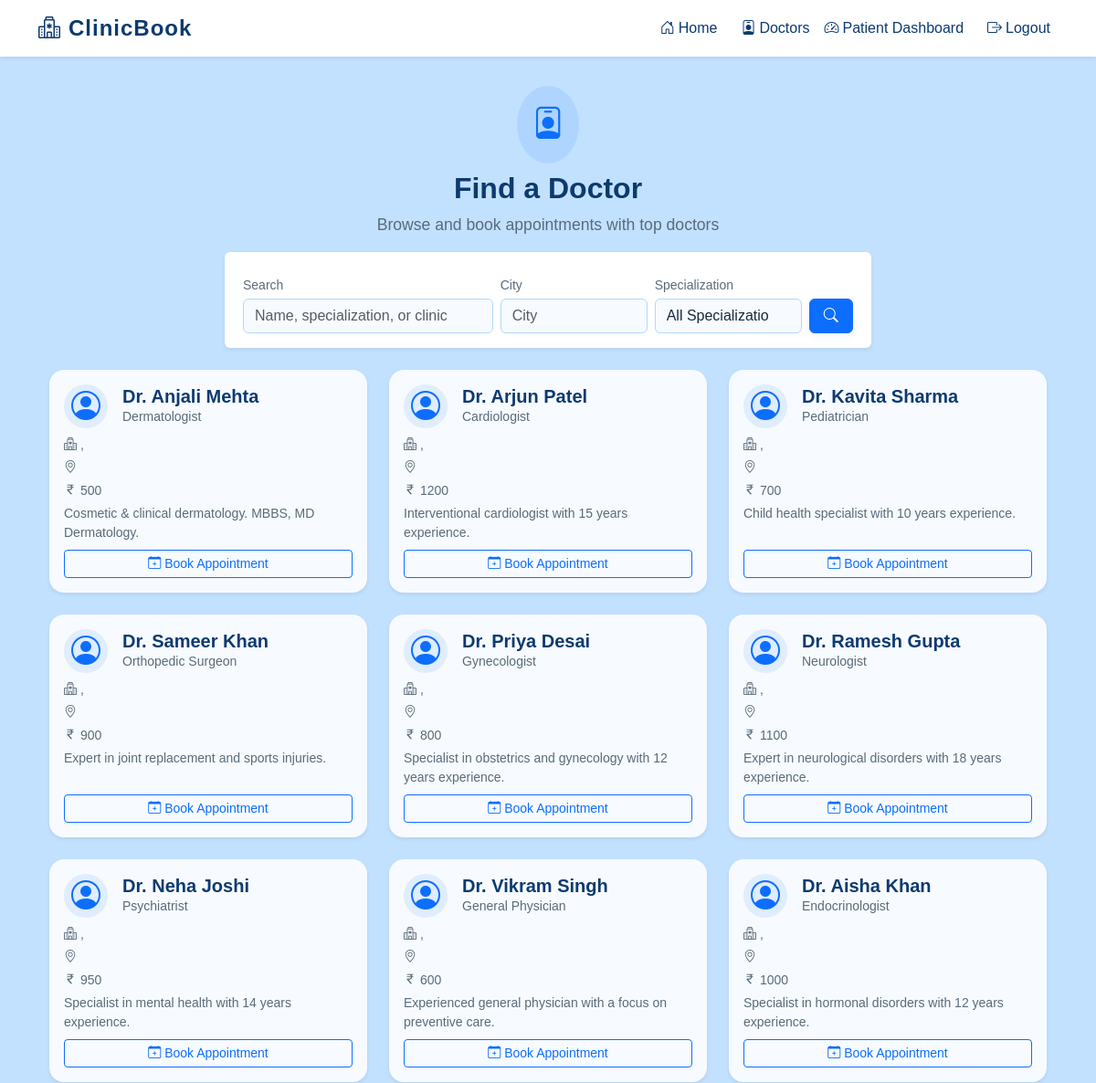
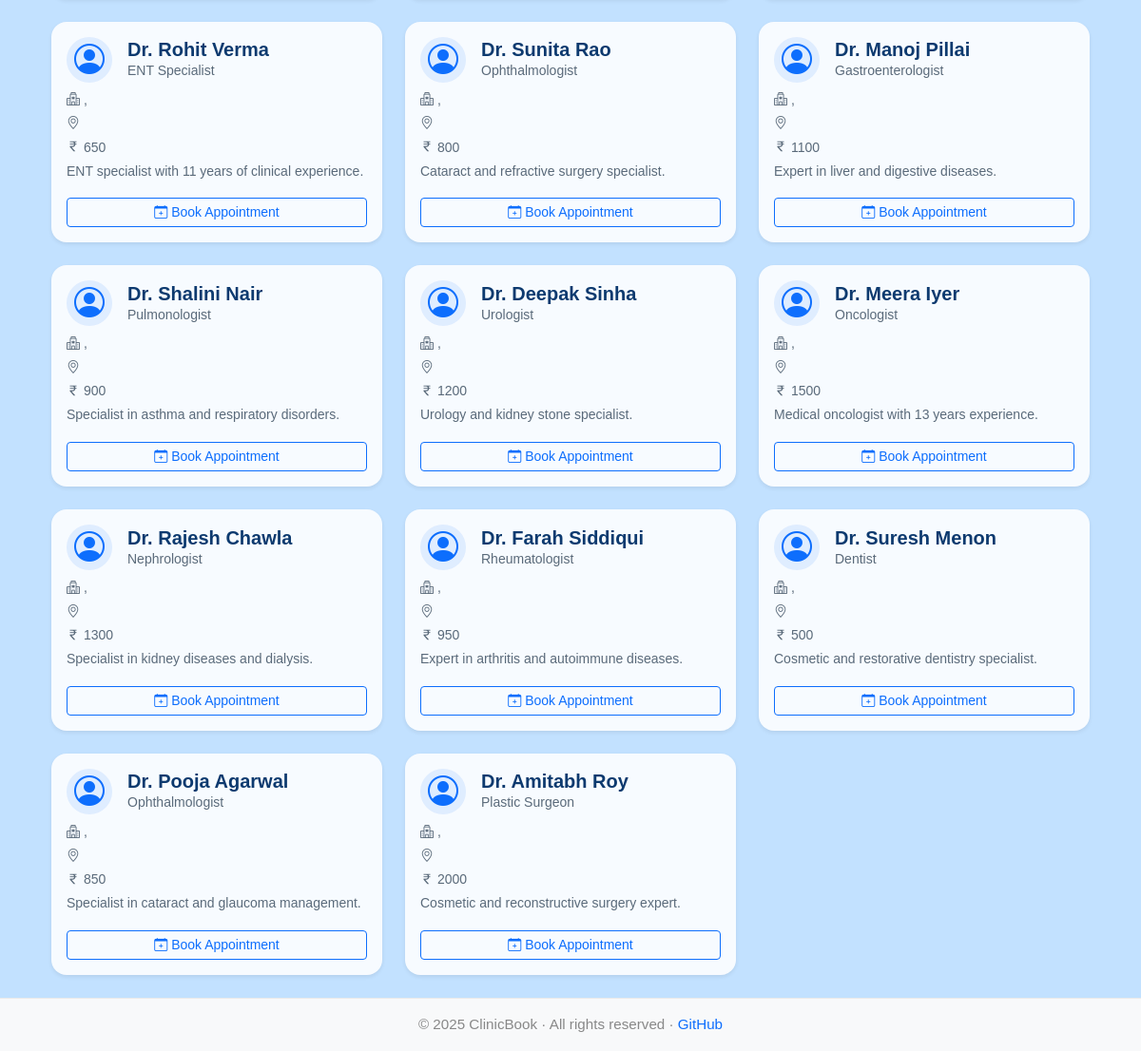
/all_doctors (signed in), run on the app's committed database (2 pictures, top to bottom).
### tables this page shows
CREATE TABLE doctors (
        id INTEGER PRIMARY KEY AUTOINCREMENT,
        clinic_id INTEGER,
        name TEXT NOT NULL,
        specialization TEXT,
        fees INTEGER,
        email TEXT UNIQUE NOT NULL,
        phone TEXT,
        about TEXT,
        FOREIGN KEY (clinic_id) REFERENCES clinics(id) ON DELETE SET NULL
    );

### app.py (the view)
    @app.route("/all_doctors")
    def all_doctors():
        db = get_db()
        doctors = db.execute("SELECT * FROM doctors").fetchall()
        return render_template("doctors.html", doctors=doctors)

### templates/doctors.html (shortened to what this page needs)
{% extends 'base.html' %}
{% block content %}
<div class="container my-4">
  <div class="text-center mb-4">
    <span class="d-inline-block rounded-circle bg-primary bg-opacity-10 p-3">
      <i class="bi bi-person-badge" style="font-size:2.2rem; color:#0d6efd;"></i>
    </span>
    <h2 class="fw-bold mt-2" style="color:#0d3a6f;">Find a Doctor</h2>
    <div class="text-muted mb-2" style="font-size:1.1rem;">Browse and book appointments with top doctors</div>
  </div>
  <div class="mx-auto" style="max-width: 700px;">
    <form class="row g-2 align-items-end bg-white rounded shadow-sm p-3 mb-4" method="get" action="{{ url_for('doctors') }}">
      <div class="col-12 col-md-5">
        <label class="form-label mb-1 small text-muted">Search</label>
        <input type="text" class="form-control" name="q"
               placeholder="Name, specialization, or clinic"
               value="{{ q }}">
      </div>
      <div class="col-6 col-md-3">
        <label class="form-label mb-1 small text-muted">City</label>
        <input type="text" class="form-control" name="city"
               placeholder="City" value="{{ city }}">
      </div>
      <div class="col-6 col-md-3">
        <label class="form-label mb-1 small text-muted">Specialization</label>
        <select class="form-select" name="specialization">
          <option value="">All Specializations</option>
        </select>
      </div>
      <div class="col-12 col-md-1 d-grid">
        <button type="submit" class="btn btn-primary">
          <i class="bi bi-search"></i>
        </button>
      </div>
    </form>
  </div>
  <div class="row row-cols-1 row-cols-md-2 row-cols-lg-3 g-4">
    {% for doctor in doctors %}
    <div class="col">
      <div class="card h-100 border-0 shadow-sm doctor-card">
        <div class="card-body d-flex flex-column">
          <div class="d-flex align-items-center mb-2">
            <span class="rounded-circle bg-primary bg-opacity-10 d-flex align-items-center justify-content-center" style="width:48px; height:48px;">
              <i class="bi bi-person-circle" style="font-size:2rem; color:#0d6efd;"></i>
            </span>
            <div class="ms-3">
              <h5 class="card-title mb-0 fw-semibold" style="color:#0d3a6f;">{{ doctor.name }}</h5>
              <div class="text-muted small">{{ doctor.specialization }}</div>
            </div>
          </div>
          <div class="mb-1 small text-muted">
            <i class="bi bi-hospital"></i> {{ doctor.clinic_name }}, {{ doctor.clinic_city }}
          </div>
          <div class="mb-1 small text-muted">
            <i class="bi bi-geo-alt"></i> {{ doctor.address }}
          </div>
          <div class="mb-1 small text-muted">
            <i class="bi bi-currency-rupee"></i> {{ doctor.fees }}
          </div>
          {% if doctor.about %}
          <div class="mb-2 small text-secondary" style="min-height:2.2em;">{{ doctor.about }}</div>
          {% else %}
          <div class="mb-2 small text-secondary" style="min-height:2.2em;">&nbsp;</div>
          {% endif %}
          <div class="mt-auto">
            <a href="{{ url_for('doctor_detail', doc_id=doctor.id) }}"
               class="btn btn-outline-primary btn-sm w-100">
               <i class="bi bi-calendar-plus"></i> Book Appointment
            </a>
          </div>
        </div>
      </div>
    </div>
    {% endfor %}
  </div>
</div>
{% endblock %}

### static/css/style.css (style rules this page uses)
:root { --background: #c2e1ff; --card-bg: #f7fbff; --primary: #0d6efd; --primary-hover: #084298; --heading: #0d3a6f; --accent-light: #afd7ff; --text-default: #1a2a3a; --text-muted: #5a6a7a; --text-footer: #888888; --success: #28a745; --danger: #dc3545; --warning: #ffc107; --info: #20c997; --white: #ffffff; --gray-light: #eaeaea; --gray-dark: #343a40; }
body { padding-top: 70px; }
.card { border-radius: 1rem; box-shadow: 0 2px 12px rgba(0,0,0,0.04); border: 0; }
.card-title { font-weight: 600; }
.btn-primary, .btn-primary:focus, .btn-primary:active { border-color: var(--primary); box-shadow: 0 2px 8px rgba(13,110,253,0.08); }

### data on the page
doctors: name "Dr. Anjali Mehta", specialization "Dermatologist", fees "500", about "Cosmetic & clinical dermatology. MBBS, MD Dermatology."
doctors: name "Dr. Arjun Patel", specialization "Cardiologist", fees "1200", about "Interventional cardiologist with 15 years experience."
doctors: name "Dr. Kavita Sharma", specialization "Pediatrician", fees "700", about "Child health specialist with 10 years experience."
doctors: name "Dr. Sameer Khan", specialization "Orthopedic Surgeon", fees "900", about "Expert in joint replacement and sports injuries."
doctors: name "Dr. Priya Desai", specialization "Gynecologist", fees "800", about "Specialist in obstetrics and gynecology with 12 years experience."
doctors: name "Dr. Ramesh Gupta", specialization "Neurologist", fees "1100", about "Expert in neurological disorders with 18 years experience."
doctors: name "Dr. Neha Joshi", specialization "Psychiatrist", fees "950", about "Specialist in mental health with 14 years experience."
doctors: name "Dr. Vikram Singh", specialization "General Physician", fees "600", about "Experienced general physician with a focus on preventive care."
doctors: name "Dr. Aisha Khan", specialization "Endocrinologist", fees "1000", about "Specialist in hormonal disorders with 12 years experience."
doctors: name "Dr. Rohit Verma", specialization "ENT Specialist", fees "650", about "ENT specialist with 11 years of clinical experience."
doctors: name "Dr. Sunita Rao", specialization "Ophthalmologist", fees "800", about "Cataract and refractive surgery specialist."
doctors: name "Dr. Manoj Pillai", specialization "Gastroenterologist", fees "1100", about "Expert in liver and digestive diseases."
doctors: name "Dr. Shalini Nair", specialization "Pulmonologist", fees "900", about "Specialist in asthma and respiratory disorders."
doctors: name "Dr. Deepak Sinha", specialization "Urologist", fees "1200", about "Urology and kidney stone specialist."
doctors: name "Dr. Meera Iyer", specialization "Oncologist", fees "1500", about "Medical oncologist with 13 years experience."
doctors: name "Dr. Rajesh Chawla", specialization "Nephrologist", fees "1300", about "Specialist in kidney diseases and dialysis."
doctors: name "Dr. Farah Siddiqui", specialization "Rheumatologist", fees "950", about "Expert in arthritis and autoimmune diseases."
doctors: name "Dr. Suresh Menon", specialization "Dentist", fees "500", about "Cosmetic and restorative dentistry specialist."
doctors: name "Dr. Pooja Agarwal", specialization "Ophthalmologist", fees "850", about "Specialist in cataract and glaucoma management."
doctors: name "Dr. Amitabh Roy", specialization "Plastic Surgeon", fees "2000", about "Cosmetic and reconstructive surgery expert."

### other printed values
{{ 2025 }} "2025"
